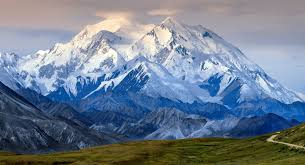
#> input picture atividade1/montanha.jpeg, 305 x 165 px
$ python main1.py
#> lines starting #> are read from the running program, lines starting #| are printed output that depends on the picture
import cv2
import numpy as np
import os

def transformar_para_cinza(imagem_path, imagem_saida, mostrar_imagens=True):
#> called with imagem_path = 'montanha.jpeg', imagem_saida = 'imagem_transformada.jpg', mostrar_imagens = True
    if not os.path.isfile(imagem_path):
        print(f"Erro: A imagem '{imagem_path}' não foi encontrada.")
        return False

    imagem = cv2.imread(imagem_path)
#> imagem is the input picture: shape (165, 305, 3); mean B, G, R 144.4, 126.9, 112.8

    if imagem is None:
        print(f"Erro: Não foi possível carregar a imagem '{imagem_path}'.")
        return False

    imagem_cinza = cv2.cvtColor(imagem, cv2.COLOR_BGR2GRAY)
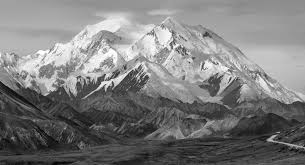
#> imagem_cinza: shape (165, 305); min 3, max 255, mean 124.7

    cv2.imwrite(imagem_saida, imagem_cinza)
    print(f"Imagem em tons de cinza salva em: {imagem_saida}")

    if mostrar_imagens:
        cv2.imshow('Original', imagem)
        cv2.imshow('Transformada', imagem_cinza)
        cv2.waitKey(0)
        cv2.destroyAllWindows()

    return True

def main():
    imagem_entrada = 'montanha.jpeg'
    imagem_saida = 'imagem_transformada.jpg'

    transformar_para_cinza(imagem_entrada, imagem_saida)

if __name__ == "__main__":
    main()
